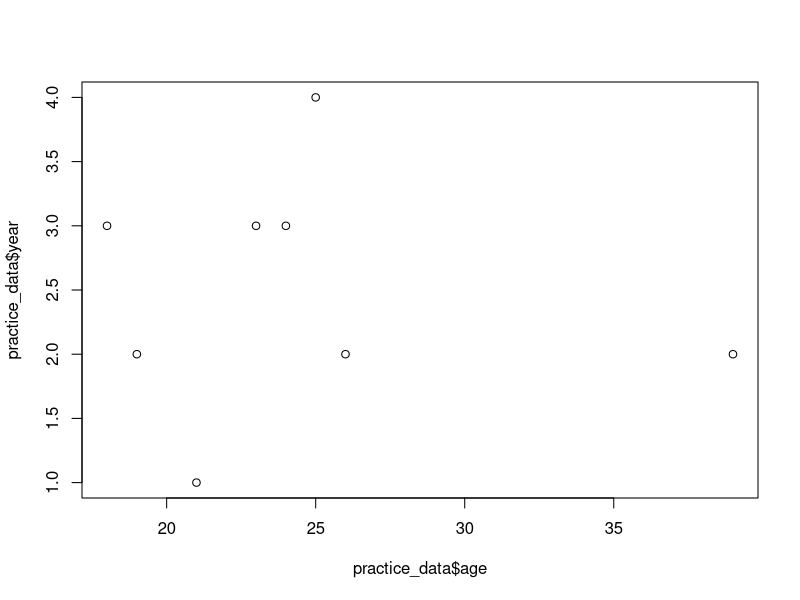
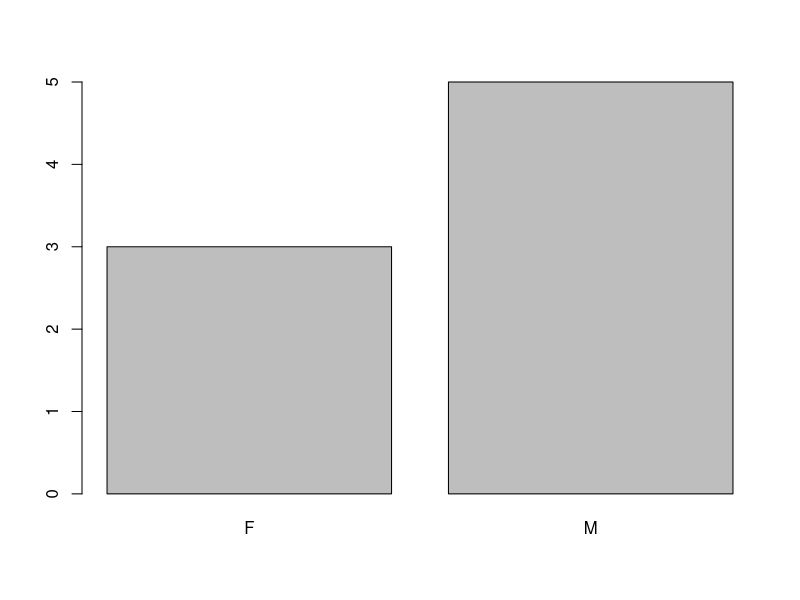

The R script that drew these images, in order:
## ---- chunk 1
    1+1
## ---- chunk 2
x <- c(23,24,26,19,18,25,21, 39) 
# We use the symbol <- for assigning elements to an object. 
## ---- chunk 3
mean(x)
## ---- chunk 4
median(x)
## ---- chunk 5
y <- c( "Jane", "John", "Jess", "Jeff", "Joe", "Holli", "Henry", "Han") 
# We use quotes for strings.
## ---- chunk 6
mean(y)
## ---- chunk 7
table(y)
## ---- chunk 8
a<-c(3,3,2,2,3,4,1,2)

b<-c("F", "M", "F", "M", "M", "F", "M", "M")
## ---- chunk 9
practice_data <- data.frame(name=y, age=x, sex=b, year=a)
print (practice_data)
## ---- chunk 10
mean(practice_data$age)
## ---- chunk 11
summary(practice_data$age)
## ---- chunk 12
plot(practice_data$age, practice_data$year)

## ---- chunk 13
barplot(table((practice_data$sex)))
